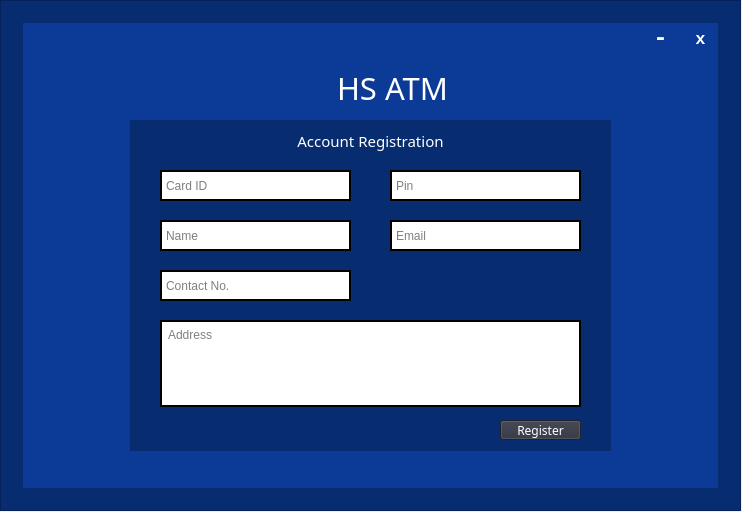
<?xml version="1.0" encoding="UTF-8"?>
<ui version="4.0">
 <class>Registration</class>
 <widget class="QMainWindow" name="Registration">
  <property name="geometry">
   <rect>
    <x>0</x>
    <y>0</y>
    <width>742</width>
    <height>512</height>
   </rect>
  </property>
  <property name="windowTitle">
   <string>HS ATM Account Registration</string>
  </property>
  <property name="windowIcon">
   <iconset>
    <normaloff>pictures/credit-card.png</normaloff>pictures/credit-card.png</iconset>
  </property>
  <widget class="QWidget" name="centralwidget">
   <widget class="QFrame" name="frame_2">
    <property name="geometry">
     <rect>
      <x>0</x>
      <y>0</y>
      <width>741</width>
      <height>511</height>
     </rect>
    </property>
    <property name="styleSheet">
     <string notr="true">background-color:rgb(7, 44, 112)</string>
    </property>
    <property name="frameShape">
     <enum>QFrame::StyledPanel</enum>
    </property>
    <property name="frameShadow">
     <enum>QFrame::Raised</enum>
    </property>
    <widget class="QFrame" name="frame">
     <property name="geometry">
      <rect>
       <x>20</x>
       <y>20</y>
       <width>701</width>
       <height>471</height>
      </rect>
     </property>
     <property name="styleSheet">
      <string notr="true">QFrame{background-color:rgb(11, 58, 151);border: 3px solid rgb(7, 44, 112)}</string>
     </property>
     <property name="frameShape">
      <enum>QFrame::StyledPanel</enum>
     </property>
     <property name="frameShadow">
      <enum>QFrame::Raised</enum>
     </property>
     <widget class="QPushButton" name="btn_Minimize">
      <property name="geometry">
       <rect>
        <x>620</x>
        <y>0</y>
        <width>41</width>
        <height>38</height>
       </rect>
      </property>
      <property name="font">
       <font>
        <family>Lucida Console</family>
        <pointsize>18</pointsize>
        <weight>75</weight>
        <bold>true</bold>
       </font>
      </property>
      <property name="styleSheet">
       <string notr="true">background:none;border-radius: 16px;color:white</string>
      </property>
      <property name="text">
       <string>-</string>
      </property>
      <property name="flat">
       <bool>true</bool>
      </property>
     </widget>
     <widget class="QPushButton" name="btn_Exit">
      <property name="geometry">
       <rect>
        <x>660</x>
        <y>0</y>
        <width>41</width>
        <height>38</height>
       </rect>
      </property>
      <property name="font">
       <font>
        <family>Lucida Console</family>
        <pointsize>13</pointsize>
        <weight>75</weight>
        <bold>true</bold>
       </font>
      </property>
      <property name="styleSheet">
       <string notr="true">background:none;border-radius: 16px;color:white</string>
      </property>
      <property name="text">
       <string>x</string>
      </property>
      <property name="flat">
       <bool>true</bool>
      </property>
     </widget>
     <widget class="QLabel" name="label">
      <property name="geometry">
       <rect>
        <x>317</x>
        <y>41</y>
        <width>162</width>
        <height>54</height>
       </rect>
      </property>
      <property name="font">
       <font>
        <family>Arial Black</family>
        <pointsize>23</pointsize>
        <weight>50</weight>
        <bold>false</bold>
       </font>
      </property>
      <property name="styleSheet">
       <string notr="true">border:none;color:white</string>
      </property>
      <property name="text">
       <string>HS ATM</string>
      </property>
     </widget>
     <widget class="QLabel" name="label_7">
      <property name="geometry">
       <rect>
        <x>255</x>
        <y>43</y>
        <width>51</width>
        <height>51</height>
       </rect>
      </property>
      <property name="minimumSize">
       <size>
        <width>51</width>
        <height>51</height>
       </size>
      </property>
      <property name="maximumSize">
       <size>
        <width>51</width>
        <height>51</height>
       </size>
      </property>
      <property name="font">
       <font>
        <family>Arial Black</family>
        <pointsize>20</pointsize>
        <weight>50</weight>
        <bold>false</bold>
       </font>
      </property>
      <property name="styleSheet">
       <string notr="true">border:none;color:white</string>
      </property>
      <property name="text">
       <string/>
      </property>
      <property name="pixmap">
       <pixmap>pictures/credit-card.png</pixmap>
      </property>
      <property name="scaledContents">
       <bool>true</bool>
      </property>
     </widget>
     <widget class="QLabel" name="label_ID">
      <property name="geometry">
       <rect>
        <x>20</x>
        <y>290</y>
        <width>55</width>
        <height>16</height>
       </rect>
      </property>
      <property name="styleSheet">
       <string notr="true">background-color:rgb(11, 58, 151);color::rgb(11, 58, 151);border:none;</string>
      </property>
      <property name="text">
       <string/>
      </property>
     </widget>
     <widget class="QFrame" name="frame_3">
      <property name="geometry">
       <rect>
        <x>110</x>
        <y>100</y>
        <width>481</width>
        <height>331</height>
       </rect>
      </property>
      <property name="styleSheet">
       <string notr="true">background-color:rgb(7, 44, 111)</string>
      </property>
      <property name="frameShape">
       <enum>QFrame::StyledPanel</enum>
      </property>
      <property name="frameShadow">
       <enum>QFrame::Raised</enum>
      </property>
      <widget class="QPushButton" name="btn_Register">
       <property name="geometry">
        <rect>
         <x>370</x>
         <y>300</y>
         <width>81</width>
         <height>20</height>
        </rect>
       </property>
       <property name="font">
        <font>
         <family>Arial Black</family>
        </font>
       </property>
       <property name="styleSheet">
        <string notr="true">background-color:rgb(44, 48, 61);color:white</string>
       </property>
       <property name="text">
        <string>Register</string>
       </property>
      </widget>
      <widget class="QLineEdit" name="lineEdit_CardID">
       <property name="geometry">
        <rect>
         <x>30</x>
         <y>50</y>
         <width>191</width>
         <height>31</height>
        </rect>
       </property>
       <property name="styleSheet">
        <string notr="true">border:2px solid black;background-color:white;color:black;padding:2px</string>
       </property>
       <property name="text">
        <string/>
       </property>
       <property name="placeholderText">
        <string>Card ID</string>
       </property>
      </widget>
      <widget class="QLineEdit" name="lineEdit_Pin">
       <property name="geometry">
        <rect>
         <x>260</x>
         <y>50</y>
         <width>191</width>
         <height>31</height>
        </rect>
       </property>
       <property name="styleSheet">
        <string notr="true">border:2px solid black;background-color:white;color:black;padding:2px</string>
       </property>
       <property name="text">
        <string/>
       </property>
       <property name="placeholderText">
        <string>Pin</string>
       </property>
      </widget>
      <widget class="QLabel" name="label_2">
       <property name="geometry">
        <rect>
         <x>0</x>
         <y>0</y>
         <width>481</width>
         <height>41</height>
        </rect>
       </property>
       <property name="font">
        <font>
         <family>Arial Black</family>
         <pointsize>11</pointsize>
         <weight>50</weight>
         <bold>false</bold>
        </font>
       </property>
       <property name="styleSheet">
        <string notr="true">border:none;color:white</string>
       </property>
       <property name="text">
        <string>Account Registration</string>
       </property>
       <property name="alignment">
        <set>Qt::AlignCenter</set>
       </property>
      </widget>
      <widget class="QLineEdit" name="lineEdit_Name">
       <property name="geometry">
        <rect>
         <x>30</x>
         <y>100</y>
         <width>191</width>
         <height>31</height>
        </rect>
       </property>
       <property name="styleSheet">
        <string notr="true">border:2px solid black;background-color:white;color:black;padding:2px</string>
       </property>
       <property name="text">
        <string/>
       </property>
       <property name="placeholderText">
        <string>Name</string>
       </property>
      </widget>
      <widget class="QLineEdit" name="lineEdit_Email">
       <property name="geometry">
        <rect>
         <x>260</x>
         <y>100</y>
         <width>191</width>
         <height>31</height>
        </rect>
       </property>
       <property name="styleSheet">
        <string notr="true">border:2px solid black;background-color:white;color:black;padding:2px</string>
       </property>
       <property name="text">
        <string/>
       </property>
       <property name="placeholderText">
        <string>Email</string>
       </property>
      </widget>
      <widget class="QLineEdit" name="lineEdit_Contact">
       <property name="geometry">
        <rect>
         <x>30</x>
         <y>150</y>
         <width>191</width>
         <height>31</height>
        </rect>
       </property>
       <property name="styleSheet">
        <string notr="true">border:2px solid black;background-color:white;color:black;padding:2px</string>
       </property>
       <property name="text">
        <string/>
       </property>
       <property name="placeholderText">
        <string>Contact No.</string>
       </property>
      </widget>
      <widget class="QTextEdit" name="textEdit_Address">
       <property name="geometry">
        <rect>
         <x>30</x>
         <y>200</y>
         <width>421</width>
         <height>87</height>
        </rect>
       </property>
       <property name="styleSheet">
        <string notr="true">border:2px solid black;background-color:white;color:black;padding:2px</string>
       </property>
       <property name="placeholderText">
        <string>Address</string>
       </property>
      </widget>
     </widget>
    </widget>
   </widget>
  </widget>
 </widget>
 <resources/>
 <connections/>
</ui>
